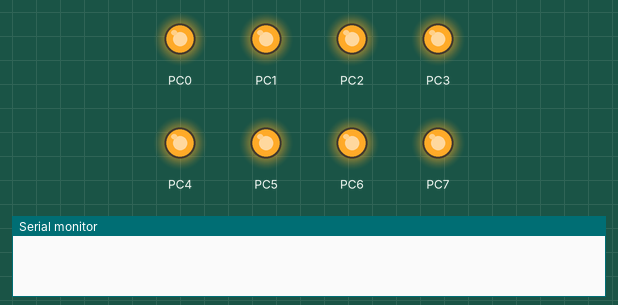
Simulated run of this program. Board: ATmega328P, built with avr-gcc and emulated at 16 MHz. Shown: output pins drawn as LEDs (lit = HIGH), the last lines printed to the serial monitor.

Above: at 0.1 s.
At 0.6 s:
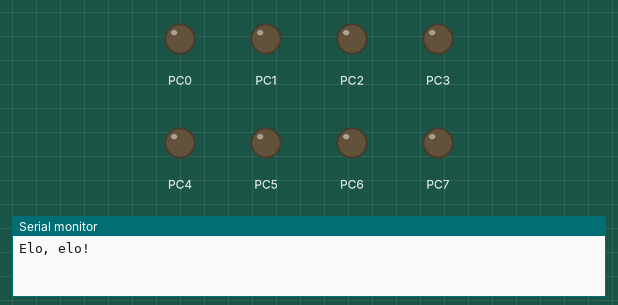
Timing chart, 0 to 3.0 s (numbered marks = the images above):
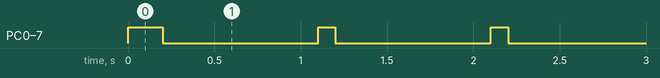

Measured:
- by itself, PC0–7: repeats every 1.0 s: LOW 0.90 s, HIGH 0.10 s

The program:

main.c
```c
#define F_CPU 16000000UL

#ifndef __AVR_ATmega328P__
#define __AVR_ATmega328P__
#endif

#include "uart.h"

#include <avr/io.h>
#include <util/delay.h>

int main()
{
	// LED(s)
	DDRC = 0xFF;
	PORTC = 0xFF;
	_delay_ms(100);

    uart_init(BAUD_RATE_115200_BPS);

	while(1) /* Loop the messsage continously */
	{
		PORTC = 0xFF; //Turns ON All LEDs
        uart_print("Elo, elo!");
        _delay_ms(100);
		PORTC= 0x00; //Turns OFF All LEDs
        _delay_ms(900);
	}
}
```

uart.c
```c
#include "uart.h"

#include <stdint.h>
#include <avr/io.h>
#include <util/delay.h>

void uart_init(unsigned int ubrr)
{
    // unsigned int ubrr = BAUD_RATE_115200_BPS;
	/* Set Baudrate  */
	UBRR0H = (ubrr>>8); // Shift the 16bit value ubrr 8 times to the right and transfer the upper 8 bits to UBBR0H register.
	UBRR0L = (ubrr);    // Copy the 16 bit value ubrr to the 8 bit UBBR0L register,Upper 8 bits are truncated while lower 8 bits are copied

	UCSR0C = 0x06;       /* Set frame format: 8data, 1stop bit  */
	UCSR0B = (1<<TXEN0); /* Enable  transmitter                 */

}

void uart_print(char *message, ...)
{
	int i = 0;
    while(message[i] != 0) /* print the String  "Hello from ATmega328p" */
    {
        while (!( UCSR0A & (1<<UDRE0))); /* Wait for empty transmit buffer       */
                                            /* When UDRE0 = 0,data transmisson ongoing.                         */
                                            /* So NOT{[UCSR0A & (1<<UDRE0)] = 0} = 1 ,While(1) loop stays there */
                                            /* When UDRE0 = 1,data transmisson completed.                       */
                                            /* So NOT{[UCSR0A & (1<<UDRE0)] = 1} = 0 ,While(0) loop fails       */
        UDR0 = message[i];					 /* Put data into buffer, sends the data */
        i++;                             /* increment counter                    */
    }
    while (!( UCSR0A & (1<<UDRE0)));
    UDR0 = '\n';
    while (!( UCSR0A & (1<<UDRE0)));
    UDR0 = '\r';
}
```

uart.h
```c
#ifndef FILE_UART_H
#define FILE_UART_H

#if defined F_CPU && F_CPU == 16000000UL
#define BAUD_RATE_4800_BPS  207
#define BAUD_RATE_9600_BPS  103
#define BAUD_RATE_14400_BPS  68
#define BAUD_RATE_19200_BPS  51
#define BAUD_RATE_28800_BPS  34
#define BAUD_RATE_38400_BPS  25
#define BAUD_RATE_57600_BPS  16
#define BAUD_RATE_76800_BPS   12
#define BAUD_RATE_115200_BPS  8
#define BAUD_RATE_230400_BPS  3
#endif

void uart_init(unsigned int);
void uart_print(char *, ...);

#endif
```
